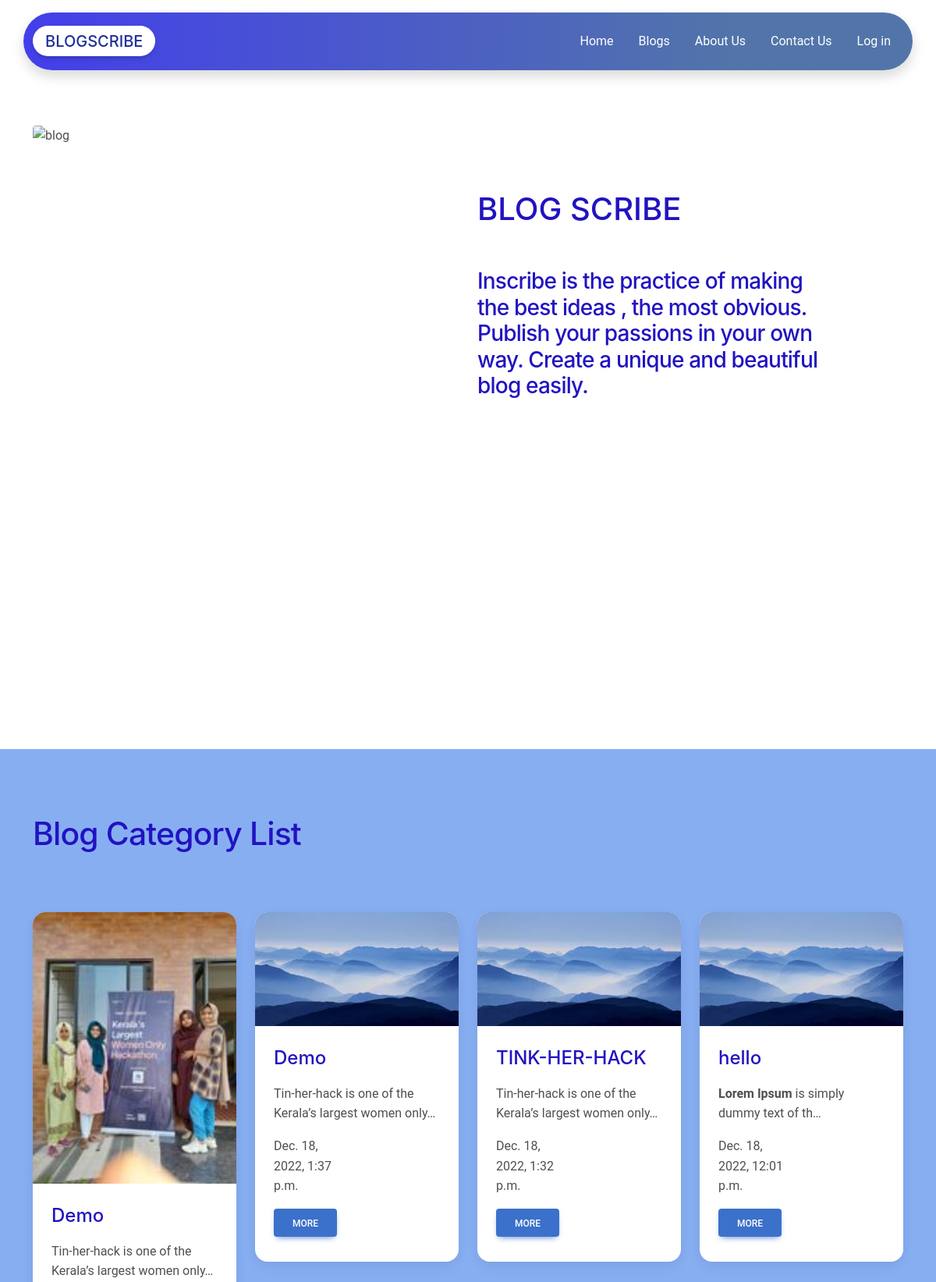
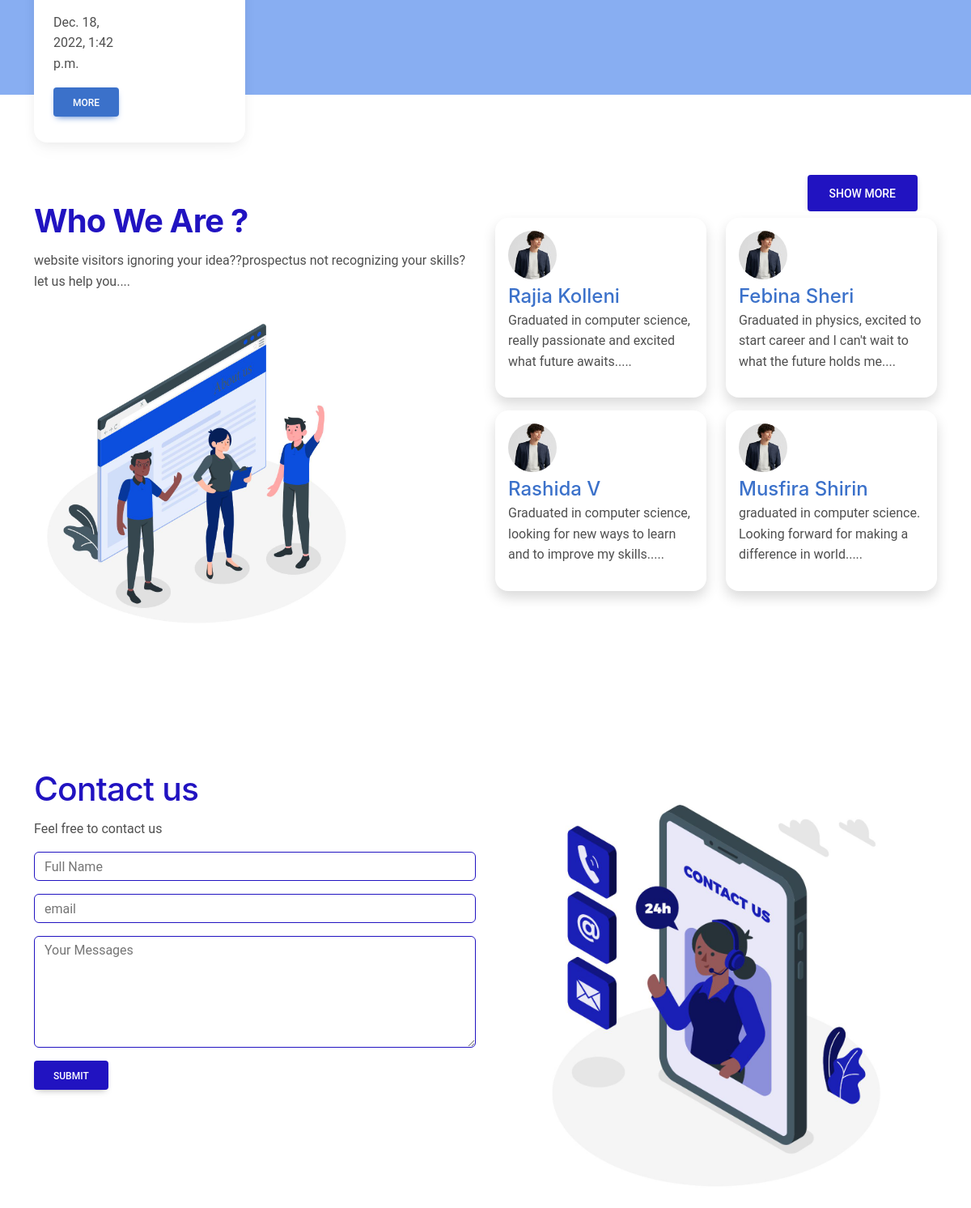
The page / on the database its author committed (2 pictures, top to bottom).
### home/models.py (models this page shows, shortened)
class BlogModel (models.Model):
    user = models.ForeignKey(User, on_delete=models.CASCADE ,null=True, blank=True)
    image=models.ImageField(upload_to='images', null=True, blank=True)
    title = models.CharField(max_length=255)
    desc = RichTextField()
    addedtime=models.DateTimeField(auto_now_add=True, blank=True)
    updatedtime=models.DateTimeField(auto_now=True, blank=True)

### home/views.py (the view)
# urls.py: path('', views.index, name='index'),
def index(request):
      if request.method == 'POST':
        if 'create-blog' in request.POST:
            BlogModel.objects.create(title=request.POST['title'], desc=request.POST['desc'], image=request.FILES['image'], user=request.user)
      x=BlogModel.objects.order_by('-updatedtime')[:4]
      return render(request,'index.html',{
        'blogModel': x,
        'form': BlogForm()
        }
      )

### home/form.py
class BlogForm(forms.ModelForm):
    image=forms.ImageField(widget=forms.FileInput())
    title= forms.CharField(widget= forms.TextInput
                           (attrs={'class':'form-control my-1',
				   'placeholder':'Title'}))
    class Meta:
        model = BlogModel
        fields = ("image","title",'desc')
        labels = {
            "desc": ''
        }

### templates/index.html (shortened to what this page needs)
{% load static %}
{%include "base.html"%}
{% include "navbar.html" %}
<div class="container ccontainer mt-10 vh-100">
  <div class="row login mt-10 my-auto align-item-center">
    <div class="col-4 ">
      <img src="{% static 'images/bg2.png' %}" alt="blog" class="img-fluid rounded">
    </div>
    <div class="col-2">
    </div>
    <div class="col-5 my-auto">
      <h1 class="mt-5 mb-5">BLOG SCRIBE </h1>
      <h2 class="h3">Inscribe is the practice of making the best ideas <span
          class="d-sm-inline d-none">,  the most obvious.
          Publish your passions in your own way.
          Create a unique and beautiful blog easily.</span>
      </h2>
    </div>
  </div>
</div>
<section id="blog" class="bg-primarys vh-100">
  <div class="container ccontainer">
    <div class="row align-items-center">
      <h2 class="mt-lg-4 mb-lg-4 mt-5">Blog Category List</h2>
      <div class="overflow-hidden">
        <div class="row">
          {% for x in blogModel %}
          <div class="col-lg-3 col-sm-6 col-12 mt-lg-5">
            <div class="item card rounded-7 mb-3 pb-2 overflow-hidden position-static">
              <img src="{{x.image.url }}" class="img-fluid" />
              <div class="card-body text-left h-100">
                <h4 class="d-inline-block  card-text mb-0">{{x.title}}</h4>
                <p class="card-text">{{x.desc |truncatechars:64 | safe}}
                </p>
                <div class="row">
                  <div class="col-6">
                    <p class="card-text"> {{x.addedtime}}</p>
                  </div>
                  <div class="row  mt-3">
                    <div class="col-6">
                      <a href="{% url 'blog' x.id %}" class="btn btn-primary">More</a>
                    </div>
                    <div class="col-6">
                    </div>
                  </div>
                </div>
              </div>
            </div>
          </div>
          {% endfor %}
          <div class="row text-end mt-4">
            <div class="col"></div>
            <div class="col-4 col-md-3">
              <a class="btn btnn-primary btn-lg" href="{% url 'blogs' %}">Show more</a>
            </div>
          </div>
        </div>
      </div>
    </div>
  </div>
</section>
<section id="about" class="about">
  <div class="container ccontainer">
    <div class="row align-items-center mt-7">
      <div class="col-lg-6 col-12">
        <div class="pe-lg-6 mt-3">
          <div>
            <h2 class="h1 fw-bold mt-3 mb-2">Who We Are ?</h2>
            <p>website visitors ignoring your idea??prospectus not recognizing your skills? let us help you....</p>
            <div class="mt-md-7 mt-9">
              <img src="{% static 'images/about.jpg' %}" alt="..." class="img-fluid w-75 ">
            </div>
          </div>
        </div>
      </div>
      <div class="col-lg-6 col-12">
        <div class="row mt-5 mt-lg-0">
          <div class="col-md-6 col-12">
            <div class="mb-3 rounded-7 shadow p-2 p-sm-3 bg-white">
              <div class="avtar">
                <img src="{% static 'images/1.jpg' %}" alt="..." class="img-fluid avatar rounded-circle w-100 ">
              </div>
              <h4 class="mt-1 mb-0"><a href="#">Rajia Kolleni</a></h4>
              <p>Graduated in computer science, really passionate and excited what future awaits.....</p>
            </div>
          </div>
          <div class="col-md-6 col-12">
            <div class="mb-3 rounded-7 shadow p-2 p-sm-3 bg-white">
              <div class="avtar">
                <img src="{% static 'images/1.jpg' %}" alt="..." class="img-fluid avatar rounded-circle w-100 ">
              </div>
              <h4 class="mt-1 mb-0"><a href="#">Febina Sheri</a></h4>
              <p> Graduated in physics, excited to start career and I can't wait to what the future holds me....</p>
            </div>
          </div>
          <div class="col-md-6 col-12">
            <div class="mb-3 rounded-7 shadow p-2 p-sm-3 bg-white">
              <div class="avtar">
                <img src="{% static 'images/1.jpg' %}" alt="..." class="img-fluid avatar rounded-circle w-100 ">
              </div>
              <h4 class="mt-1 mb-0"><a href="#">Rashida V</a></h4>
              <p>Graduated in computer science, looking for new ways to learn and to improve my skills.....</p>
            </div>
          </div>
          <div class="col-md-6 col-12">
            <div class="mb-3 rounded-7 shadow p-2 p-sm-3 bg-white">
              <div class="avtar">
                <img src="{% static 'images/1.jpg' %}" alt="..." class="img-fluid avatar rounded-circle w-100 ">
              </div>
              <h4 class="mt-1 mb-0"><a href="#">Musfira Shirin</a></h4>
              <p>
                graduated in computer science. Looking forward for making a difference in world.....</p>
            </div>
          </div>
        </div>
      </div>
    </div>
  </div>
</section>
<section>
  <div class="container ccontainer">
    <div class="row mt-10">
      <div class="col-6">
        <h2>Contact us</h2>
        <p>Feel free to contact us</p>
        <form action="" method="post">
          <div class="">
            <div class="mb-3 position-relative">
              <input type="text" class="form-control rounded-4 input" name="name" placeholder="Full Name">
            </div>
          </div>
          <div class="">
            <div class="mb-3 position-relative">
              <input type="email" class="form-control rounded-4 input" name="email" placeholder="email">
            </div>
          </div>
          <div class="">
            <div class="mb-3 position-relative">
              <textarea name="message" class="form-control rounded-4 input" id="" cols="30" rows="5"
                placeholder="Your Messages"></textarea>
            </div>
          </div>
          <input type="submit" class="btn btnn-primary">
        </form>
      </div>
      <div class="col-6">
        <img src="{% static 'images/contact.jpg' %}" class="img-fluid p-3" alt="">
      </div>
    </div>
  </div>
</section>

### static/CSS/style.css (style rules this page uses)
.mt-5 { margin-top: 5rem !important; }
.mt-7 { margin-top: 7rem !important; }
.mt-10 { margin-top: 10rem !important; }
@media (min-width: 992px) { .mt-lg-0 { margin-top: 0rem !important; } }
.btnn-primary { color: #ffffff; background-color: #2113C1; border: 0px; }
.bg-primarys { background-color:#88AEF2 !important; }
h1, .h1, h2, .h2, h3, h4, h5, h6 { margin-top: 0; margin-bottom: 0.5rem; font-family: "Inter", sans-serif; line-height: 1.4; color: #2113C1; }
h2, .h2 { font-size: calc(2.0625rem + 0.75vw); }
@media (min-width: 1200px) { h2, .h2 { font-size: 2.55rem; letter-spacing: -.05rem; } }
.input { border: 1px solid #2113C1 !important; }
.avatar { max-width: 60px; }
.card { border: none; border-radius: 4px; }

### rows shown on the page
BlogModel: image (picture), title "Demo", desc "Tin-her-hack is one of the Kerala’s largest women only…", addedtime "Dec. 18, 2022, 1:42 p.m."
BlogModel: image (picture), title "Demo", desc "Tin-her-hack is one of the Kerala’s largest women only…", addedtime "Dec. 18, 2022, 1:37 p.m."
BlogModel: image (picture), title "TINK-HER-HACK", desc "Tin-her-hack is one of the Kerala’s largest women only…", addedtime "Dec. 18, 2022, 1:32 p.m."
BlogModel: image (picture), title "hello", desc "Lorem Ipsum is simply dummy text of th…", addedtime "Dec. 18, 2022, 12:01 p.m."
